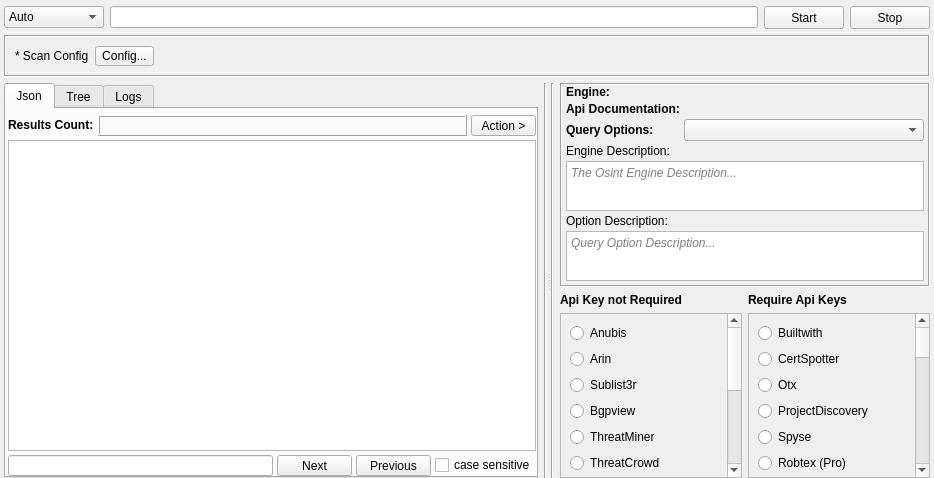
<?xml version="1.0" encoding="UTF-8"?>
<ui version="4.0">
 <class>Raw</class>
 <widget class="QWidget" name="Raw">
  <property name="geometry">
   <rect>
    <x>0</x>
    <y>0</y>
    <width>934</width>
    <height>478</height>
   </rect>
  </property>
  <property name="windowTitle">
   <string>Raw</string>
  </property>
  <layout class="QVBoxLayout" name="verticalLayout_9">
   <property name="leftMargin">
    <number>4</number>
   </property>
   <property name="topMargin">
    <number>6</number>
   </property>
   <property name="rightMargin">
    <number>4</number>
   </property>
   <property name="bottomMargin">
    <number>0</number>
   </property>
   <item>
    <layout class="QHBoxLayout" name="horizontalLayout">
     <item>
      <widget class="QComboBox" name="comboBoxModule">
       <property name="minimumSize">
        <size>
         <width>100</width>
         <height>0</height>
        </size>
       </property>
       <item>
        <property name="text">
         <string>Auto</string>
        </property>
       </item>
       <item>
        <property name="text">
         <string>Custom</string>
        </property>
       </item>
      </widget>
     </item>
     <item>
      <widget class="QLineEdit" name="lineEditTarget"/>
     </item>
     <item>
      <widget class="QPushButton" name="buttonStart">
       <property name="minimumSize">
        <size>
         <width>75</width>
         <height>23</height>
        </size>
       </property>
       <property name="text">
        <string>Start</string>
       </property>
      </widget>
     </item>
     <item>
      <widget class="QPushButton" name="buttonStop">
       <property name="minimumSize">
        <size>
         <width>75</width>
         <height>23</height>
        </size>
       </property>
       <property name="text">
        <string>Stop</string>
       </property>
      </widget>
     </item>
    </layout>
   </item>
   <item>
    <widget class="QFrame" name="frame">
     <property name="sizePolicy">
      <sizepolicy hsizetype="Preferred" vsizetype="Fixed">
       <horstretch>0</horstretch>
       <verstretch>0</verstretch>
      </sizepolicy>
     </property>
     <property name="minimumSize">
      <size>
       <width>0</width>
       <height>42</height>
      </size>
     </property>
     <property name="frameShape">
      <enum>QFrame::Box</enum>
     </property>
     <property name="frameShadow">
      <enum>QFrame::Sunken</enum>
     </property>
     <layout class="QHBoxLayout" name="horizontalLayout_12">
      <item>
       <widget class="QLabel" name="label_9">
        <property name="text">
         <string>* Scan Config</string>
        </property>
       </widget>
      </item>
      <item>
       <widget class="QToolButton" name="buttonConfig">
        <property name="text">
         <string>Config...</string>
        </property>
       </widget>
      </item>
      <item>
       <spacer name="horizontalSpacer">
        <property name="orientation">
         <enum>Qt::Horizontal</enum>
        </property>
        <property name="sizeHint" stdset="0">
         <size>
          <width>767</width>
          <height>17</height>
         </size>
        </property>
       </spacer>
      </item>
     </layout>
    </widget>
   </item>
   <item>
    <widget class="QSplitter" name="splitter">
     <property name="orientation">
      <enum>Qt::Horizontal</enum>
     </property>
     <widget class="QWidget" name="layoutWidget">
      <layout class="QHBoxLayout" name="horizontalLayout_3">
       <item>
        <widget class="QTabWidget" name="tabWidget">
         <property name="currentIndex">
          <number>0</number>
         </property>
         <widget class="QWidget" name="tabJson">
          <attribute name="title">
           <string>Json</string>
          </attribute>
          <layout class="QVBoxLayout" name="verticalLayout">
           <property name="spacing">
            <number>4</number>
           </property>
           <property name="leftMargin">
            <number>2</number>
           </property>
           <property name="topMargin">
            <number>6</number>
           </property>
           <property name="rightMargin">
            <number>0</number>
           </property>
           <property name="bottomMargin">
            <number>0</number>
           </property>
           <item>
            <layout class="QHBoxLayout" name="horizontalLayout_8">
             <item>
              <widget class="QLabel" name="label_3">
               <property name="sizePolicy">
                <sizepolicy hsizetype="Maximum" vsizetype="Maximum">
                 <horstretch>0</horstretch>
                 <verstretch>0</verstretch>
                </sizepolicy>
               </property>
               <property name="font">
                <font>
                 <weight>75</weight>
                 <bold>true</bold>
                </font>
               </property>
               <property name="text">
                <string>Results Count:</string>
               </property>
              </widget>
             </item>
             <item>
              <widget class="QLabel" name="labelResultsCount">
               <property name="frameShape">
                <enum>QFrame::Box</enum>
               </property>
               <property name="frameShadow">
                <enum>QFrame::Raised</enum>
               </property>
               <property name="text">
                <string/>
               </property>
              </widget>
             </item>
             <item>
              <widget class="QToolButton" name="buttonActionJson">
               <property name="minimumSize">
                <size>
                 <width>65</width>
                 <height>20</height>
                </size>
               </property>
               <property name="text">
                <string>Action &gt;</string>
               </property>
              </widget>
             </item>
            </layout>
           </item>
           <item>
            <widget class="QPlainTextEdit" name="plainTextEdit">
             <property name="readOnly">
              <bool>true</bool>
             </property>
            </widget>
           </item>
           <item>
            <layout class="QHBoxLayout" name="horizontalLayout_4">
             <item>
              <widget class="QLineEdit" name="lineEditFind">
               <property name="minimumSize">
                <size>
                 <width>180</width>
                 <height>20</height>
                </size>
               </property>
              </widget>
             </item>
             <item>
              <widget class="QPushButton" name="buttonNext">
               <property name="minimumSize">
                <size>
                 <width>75</width>
                 <height>21</height>
                </size>
               </property>
               <property name="maximumSize">
                <size>
                 <width>70</width>
                 <height>20</height>
                </size>
               </property>
               <property name="text">
                <string>Next</string>
               </property>
              </widget>
             </item>
             <item>
              <widget class="QPushButton" name="buttonPrev">
               <property name="minimumSize">
                <size>
                 <width>75</width>
                 <height>21</height>
                </size>
               </property>
               <property name="maximumSize">
                <size>
                 <width>70</width>
                 <height>20</height>
                </size>
               </property>
               <property name="text">
                <string>Previous</string>
               </property>
              </widget>
             </item>
             <item>
              <widget class="QCheckBox" name="checkBoxCaseSensitive">
               <property name="text">
                <string>case sensitive</string>
               </property>
              </widget>
             </item>
            </layout>
           </item>
          </layout>
         </widget>
         <widget class="QWidget" name="tabTree">
          <attribute name="title">
           <string>Tree</string>
          </attribute>
          <layout class="QVBoxLayout" name="verticalLayout_2">
           <property name="spacing">
            <number>5</number>
           </property>
           <property name="leftMargin">
            <number>2</number>
           </property>
           <property name="topMargin">
            <number>6</number>
           </property>
           <property name="rightMargin">
            <number>0</number>
           </property>
           <property name="bottomMargin">
            <number>2</number>
           </property>
           <item>
            <layout class="QHBoxLayout" name="horizontalLayout_9">
             <item>
              <widget class="QLabel" name="label_6">
               <property name="sizePolicy">
                <sizepolicy hsizetype="Maximum" vsizetype="Maximum">
                 <horstretch>0</horstretch>
                 <verstretch>0</verstretch>
                </sizepolicy>
               </property>
               <property name="font">
                <font>
                 <weight>75</weight>
                 <bold>true</bold>
                </font>
               </property>
               <property name="text">
                <string>Results Count:</string>
               </property>
              </widget>
             </item>
             <item>
              <widget class="QLabel" name="labelResultsCountTree">
               <property name="frameShape">
                <enum>QFrame::Box</enum>
               </property>
               <property name="frameShadow">
                <enum>QFrame::Raised</enum>
               </property>
               <property name="text">
                <string/>
               </property>
              </widget>
             </item>
             <item>
              <widget class="QToolButton" name="buttonActionTree">
               <property name="minimumSize">
                <size>
                 <width>65</width>
                 <height>20</height>
                </size>
               </property>
               <property name="text">
                <string>Action &gt;</string>
               </property>
              </widget>
             </item>
            </layout>
           </item>
           <item>
            <widget class="QTreeView" name="treeView">
             <property name="font">
              <font>
               <family>MS Shell Dlg 2</family>
               <pointsize>8</pointsize>
              </font>
             </property>
             <property name="editTriggers">
              <set>QAbstractItemView::NoEditTriggers</set>
             </property>
             <property name="selectionBehavior">
              <enum>QAbstractItemView::SelectItems</enum>
             </property>
             <attribute name="headerVisible">
              <bool>false</bool>
             </attribute>
             <attribute name="headerCascadingSectionResizes">
              <bool>false</bool>
             </attribute>
             <attribute name="headerMinimumSectionSize">
              <number>100</number>
             </attribute>
             <attribute name="headerDefaultSectionSize">
              <number>200</number>
             </attribute>
             <attribute name="headerShowSortIndicator" stdset="0">
              <bool>false</bool>
             </attribute>
            </widget>
           </item>
           <item>
            <widget class="QLineEdit" name="lineEdit"/>
           </item>
          </layout>
         </widget>
         <widget class="QWidget" name="tabLogs">
          <attribute name="title">
           <string>Logs</string>
          </attribute>
          <layout class="QVBoxLayout" name="verticalLayout_5">
           <property name="leftMargin">
            <number>2</number>
           </property>
           <property name="topMargin">
            <number>6</number>
           </property>
           <property name="rightMargin">
            <number>2</number>
           </property>
           <property name="bottomMargin">
            <number>0</number>
           </property>
           <item>
            <widget class="QPlainTextEdit" name="plainTextEditLogs">
             <property name="readOnly">
              <bool>true</bool>
             </property>
            </widget>
           </item>
          </layout>
         </widget>
        </widget>
       </item>
       <item>
        <widget class="Line" name="line">
         <property name="orientation">
          <enum>Qt::Vertical</enum>
         </property>
        </widget>
       </item>
      </layout>
     </widget>
     <widget class="QWidget" name="layoutWidget">
      <layout class="QHBoxLayout" name="horizontalLayout_6">
       <item>
        <widget class="Line" name="line_2">
         <property name="orientation">
          <enum>Qt::Vertical</enum>
         </property>
        </widget>
       </item>
       <item>
        <layout class="QVBoxLayout" name="verticalLayout_4">
         <item>
          <widget class="QFrame" name="frame1">
           <property name="frameShape">
            <enum>QFrame::Box</enum>
           </property>
           <property name="frameShadow">
            <enum>QFrame::Sunken</enum>
           </property>
           <layout class="QVBoxLayout" name="verticalLayout_10">
            <property name="spacing">
             <number>3</number>
            </property>
            <property name="leftMargin">
             <number>4</number>
            </property>
            <property name="topMargin">
             <number>0</number>
            </property>
            <property name="rightMargin">
             <number>4</number>
            </property>
            <property name="bottomMargin">
             <number>4</number>
            </property>
            <item>
             <layout class="QHBoxLayout" name="horizontalLayout_5">
              <item>
               <widget class="QLabel" name="label_2">
                <property name="sizePolicy">
                 <sizepolicy hsizetype="Maximum" vsizetype="Maximum">
                  <horstretch>0</horstretch>
                  <verstretch>0</verstretch>
                 </sizepolicy>
                </property>
                <property name="minimumSize">
                 <size>
                  <width>115</width>
                  <height>0</height>
                 </size>
                </property>
                <property name="font">
                 <font>
                  <weight>75</weight>
                  <bold>true</bold>
                 </font>
                </property>
                <property name="text">
                 <string>Engine:</string>
                </property>
               </widget>
              </item>
              <item>
               <widget class="QLabel" name="labelUrl">
                <property name="sizePolicy">
                 <sizepolicy hsizetype="Preferred" vsizetype="Maximum">
                  <horstretch>0</horstretch>
                  <verstretch>0</verstretch>
                 </sizepolicy>
                </property>
                <property name="font">
                 <font>
                  <family>Segoe UI</family>
                  <pointsize>9</pointsize>
                  <italic>false</italic>
                 </font>
                </property>
                <property name="text">
                 <string/>
                </property>
               </widget>
              </item>
             </layout>
            </item>
            <item>
             <layout class="QHBoxLayout" name="horizontalLayout_10">
              <item>
               <widget class="QLabel" name="label_5">
                <property name="sizePolicy">
                 <sizepolicy hsizetype="Fixed" vsizetype="Preferred">
                  <horstretch>0</horstretch>
                  <verstretch>0</verstretch>
                 </sizepolicy>
                </property>
                <property name="minimumSize">
                 <size>
                  <width>115</width>
                  <height>0</height>
                 </size>
                </property>
                <property name="font">
                 <font>
                  <weight>75</weight>
                  <bold>true</bold>
                 </font>
                </property>
                <property name="text">
                 <string>Api Documentation:</string>
                </property>
               </widget>
              </item>
              <item>
               <widget class="QLabel" name="labelApiDoc">
                <property name="minimumSize">
                 <size>
                  <width>100</width>
                  <height>0</height>
                 </size>
                </property>
                <property name="font">
                 <font>
                  <italic>false</italic>
                 </font>
                </property>
                <property name="text">
                 <string/>
                </property>
               </widget>
              </item>
             </layout>
            </item>
            <item>
             <layout class="QHBoxLayout" name="horizontalLayout_7">
              <property name="leftMargin">
               <number>0</number>
              </property>
              <item>
               <widget class="QLabel" name="lableOptions">
                <property name="sizePolicy">
                 <sizepolicy hsizetype="Fixed" vsizetype="Maximum">
                  <horstretch>0</horstretch>
                  <verstretch>0</verstretch>
                 </sizepolicy>
                </property>
                <property name="minimumSize">
                 <size>
                  <width>115</width>
                  <height>0</height>
                 </size>
                </property>
                <property name="font">
                 <font>
                  <weight>75</weight>
                  <bold>true</bold>
                 </font>
                </property>
                <property name="text">
                 <string>Query Options:</string>
                </property>
               </widget>
              </item>
              <item>
               <widget class="QComboBox" name="comboBoxOptions">
                <property name="minimumSize">
                 <size>
                  <width>170</width>
                  <height>0</height>
                 </size>
                </property>
               </widget>
              </item>
             </layout>
            </item>
            <item>
             <widget class="QLabel" name="label_4">
              <property name="sizePolicy">
               <sizepolicy hsizetype="Maximum" vsizetype="Fixed">
                <horstretch>0</horstretch>
                <verstretch>0</verstretch>
               </sizepolicy>
              </property>
              <property name="minimumSize">
               <size>
                <width>115</width>
                <height>0</height>
               </size>
              </property>
              <property name="font">
               <font>
                <weight>50</weight>
                <bold>false</bold>
               </font>
              </property>
              <property name="text">
               <string>Engine Description:</string>
              </property>
             </widget>
            </item>
            <item>
             <widget class="QTextEdit" name="textEditEngineSummary">
              <property name="maximumSize">
               <size>
                <width>16777215</width>
                <height>50</height>
               </size>
              </property>
              <property name="font">
               <font>
                <italic>true</italic>
               </font>
              </property>
              <property name="placeholderText">
               <string>The Osint Engine Description...</string>
              </property>
             </widget>
            </item>
            <item>
             <widget class="QLabel" name="label_7">
              <property name="minimumSize">
               <size>
                <width>115</width>
                <height>0</height>
               </size>
              </property>
              <property name="font">
               <font>
                <weight>50</weight>
                <bold>false</bold>
               </font>
              </property>
              <property name="text">
               <string>Option Description:</string>
              </property>
             </widget>
            </item>
            <item>
             <widget class="QTextEdit" name="textEditOptionSummary">
              <property name="maximumSize">
               <size>
                <width>16777215</width>
                <height>50</height>
               </size>
              </property>
              <property name="font">
               <font>
                <italic>true</italic>
               </font>
              </property>
              <property name="placeholderText">
               <string>Query Option Description...</string>
              </property>
             </widget>
            </item>
           </layout>
          </widget>
         </item>
         <item>
          <layout class="QHBoxLayout" name="horizontalLayout_2">
           <item>
            <layout class="QVBoxLayout" name="verticalLayout_7">
             <item>
              <widget class="QLabel" name="label_10">
               <property name="font">
                <font>
                 <weight>75</weight>
                 <bold>true</bold>
                </font>
               </property>
               <property name="text">
                <string>Api Key not Required</string>
               </property>
              </widget>
             </item>
             <item>
              <widget class="QScrollArea" name="scrollArea_2">
               <property name="widgetResizable">
                <bool>true</bool>
               </property>
               <widget class="QWidget" name="scrollAreaWidgetContents_2">
                <property name="geometry">
                 <rect>
                  <x>0</x>
                  <y>0</y>
                  <width>157</width>
                  <height>311</height>
                 </rect>
                </property>
                <layout class="QVBoxLayout" name="verticalLayout_3">
                 <item>
                  <widget class="QRadioButton" name="moduleAnubis">
                   <property name="text">
                    <string>Anubis</string>
                   </property>
                  </widget>
                 </item>
                 <item>
                  <widget class="QRadioButton" name="moduleArin">
                   <property name="text">
                    <string>Arin</string>
                   </property>
                  </widget>
                 </item>
                 <item>
                  <widget class="QRadioButton" name="moduleSublist3r">
                   <property name="text">
                    <string>Sublist3r</string>
                   </property>
                  </widget>
                 </item>
                 <item>
                  <widget class="QRadioButton" name="moduleBgpview">
                   <property name="text">
                    <string>Bgpview</string>
                   </property>
                  </widget>
                 </item>
                 <item>
                  <widget class="QRadioButton" name="moduleThreatMiner">
                   <property name="text">
                    <string>ThreatMiner</string>
                   </property>
                  </widget>
                 </item>
                 <item>
                  <widget class="QRadioButton" name="moduleThreatCrowd">
                   <property name="text">
                    <string>ThreatCrowd</string>
                   </property>
                  </widget>
                 </item>
                 <item>
                  <widget class="QRadioButton" name="moduleHackerTargetFree">
                   <property name="text">
                    <string>HackerTarget (Free)</string>
                   </property>
                  </widget>
                 </item>
                 <item>
                  <widget class="QRadioButton" name="moduleDnsBufferOverRun">
                   <property name="text">
                    <string>DnsBufferOverRun</string>
                   </property>
                  </widget>
                 </item>
                 <item>
                  <widget class="QRadioButton" name="moduleGoogleCert">
                   <property name="text">
                    <string>GoogleCert</string>
                   </property>
                  </widget>
                 </item>
                 <item>
                  <widget class="QRadioButton" name="moduleWaybackMachine">
                   <property name="text">
                    <string>WaybackMachine</string>
                   </property>
                  </widget>
                 </item>
                 <item>
                  <widget class="QRadioButton" name="moduleArchiveIt">
                   <property name="text">
                    <string>ArchiveIt</string>
                   </property>
                  </widget>
                 </item>
                 <item>
                  <widget class="QRadioButton" name="moduleOmnisint">
                   <property name="text">
                    <string>Omnisint</string>
                   </property>
                  </widget>
                 </item>
                 <item>
                  <widget class="QRadioButton" name="moduleUrlScan">
                   <property name="text">
                    <string>UrlScan</string>
                   </property>
                  </widget>
                 </item>
                </layout>
               </widget>
              </widget>
             </item>
            </layout>
           </item>
           <item>
            <layout class="QVBoxLayout" name="verticalLayout_8">
             <item>
              <widget class="QLabel" name="label_11">
               <property name="font">
                <font>
                 <weight>75</weight>
                 <bold>true</bold>
                </font>
               </property>
               <property name="text">
                <string>Require Api Keys</string>
               </property>
              </widget>
             </item>
             <item>
              <widget class="QScrollArea" name="scrollArea">
               <property name="minimumSize">
                <size>
                 <width>0</width>
                 <height>0</height>
                </size>
               </property>
               <property name="widgetResizable">
                <bool>true</bool>
               </property>
               <widget class="QWidget" name="scrollAreaWidgetContents">
                <property name="geometry">
                 <rect>
                  <x>0</x>
                  <y>0</y>
                  <width>157</width>
                  <height>656</height>
                 </rect>
                </property>
                <layout class="QVBoxLayout" name="verticalLayout_6">
                 <item>
                  <widget class="QRadioButton" name="moduleBuiltWith">
                   <property name="text">
                    <string>Builtwith</string>
                   </property>
                  </widget>
                 </item>
                 <item>
                  <widget class="QRadioButton" name="moduleCertSpotter">
                   <property name="text">
                    <string>CertSpotter</string>
                   </property>
                  </widget>
                 </item>
                 <item>
                  <widget class="QRadioButton" name="moduleOtx">
                   <property name="text">
                    <string>Otx</string>
                   </property>
                  </widget>
                 </item>
                 <item>
                  <widget class="QRadioButton" name="moduleProjectDiscovery">
                   <property name="text">
                    <string>ProjectDiscovery</string>
                   </property>
                  </widget>
                 </item>
                 <item>
                  <widget class="QRadioButton" name="moduleSpyse">
                   <property name="text">
                    <string>Spyse</string>
                   </property>
                  </widget>
                 </item>
                 <item>
                  <widget class="QRadioButton" name="moduleRobtexPaid">
                   <property name="text">
                    <string>Robtex (Pro)</string>
                   </property>
                  </widget>
                 </item>
                 <item>
                  <widget class="QRadioButton" name="moduleVirusTotal">
                   <property name="text">
                    <string>VirusTotal</string>
                   </property>
                  </widget>
                 </item>
                 <item>
                  <widget class="QRadioButton" name="moduleBinaryEdge">
                   <property name="text">
                    <string>BinaryEdge</string>
                   </property>
                  </widget>
                 </item>
                 <item>
                  <widget class="QRadioButton" name="moduleC99">
                   <property name="text">
                    <string>C99</string>
                   </property>
                  </widget>
                 </item>
                 <item>
                  <widget class="QRadioButton" name="moduleCommonCrawl">
                   <property name="text">
                    <string>CommonCrawl</string>
                   </property>
                  </widget>
                 </item>
                 <item>
                  <widget class="QRadioButton" name="moduleGithub">
                   <property name="text">
                    <string>Github</string>
                   </property>
                  </widget>
                 </item>
                 <item>
                  <widget class="QRadioButton" name="moduleHunterSearch">
                   <property name="text">
                    <string>HunterSearch</string>
                   </property>
                  </widget>
                 </item>
                 <item>
                  <widget class="QRadioButton" name="moduleIpInfo">
                   <property name="text">
                    <string>IpInfo</string>
                   </property>
                  </widget>
                 </item>
                 <item>
                  <widget class="QRadioButton" name="moduleMnemonicFree">
                   <property name="text">
                    <string>Mnemonic (Free)</string>
                   </property>
                  </widget>
                 </item>
                 <item>
                  <widget class="QRadioButton" name="moduleRiskIq">
                   <property name="text">
                    <string>RiskIq</string>
                   </property>
                  </widget>
                 </item>
                 <item>
                  <widget class="QRadioButton" name="moduleRobtex">
                   <property name="text">
                    <string>Robtex</string>
                   </property>
                  </widget>
                 </item>
                 <item>
                  <widget class="QRadioButton" name="moduleSecurityTrails">
                   <property name="text">
                    <string>SecurityTrails</string>
                   </property>
                  </widget>
                 </item>
                 <item>
                  <widget class="QRadioButton" name="moduleShodan">
                   <property name="text">
                    <string>Shodan</string>
                   </property>
                  </widget>
                 </item>
                 <item>
                  <widget class="QRadioButton" name="moduleThreatBook">
                   <property name="text">
                    <string>ThreatBook</string>
                   </property>
                  </widget>
                 </item>
                 <item>
                  <widget class="QRadioButton" name="moduleWhoisXmlApi">
                   <property name="text">
                    <string>WhoisXmlApi</string>
                   </property>
                  </widget>
                 </item>
                 <item>
                  <widget class="QRadioButton" name="moduleZETALytics">
                   <property name="text">
                    <string>ZETALytics</string>
                   </property>
                  </widget>
                 </item>
                 <item>
                  <widget class="QRadioButton" name="moduleZoomEye">
                   <property name="text">
                    <string>ZoomEye</string>
                   </property>
                  </widget>
                 </item>
                 <item>
                  <widget class="QRadioButton" name="moduleIpApi">
                   <property name="text">
                    <string>IpApi</string>
                   </property>
                  </widget>
                 </item>
                 <item>
                  <widget class="QRadioButton" name="moduleViewDns">
                   <property name="text">
                    <string>ViewDns</string>
                   </property>
                  </widget>
                 </item>
                 <item>
                  <widget class="QRadioButton" name="moduleWebResolver">
                   <property name="text">
                    <string>WebResolver</string>
                   </property>
                  </widget>
                 </item>
                 <item>
                  <widget class="QRadioButton" name="moduleCircl">
                   <property name="text">
                    <string>Circl</string>
                   </property>
                  </widget>
                 </item>
                 <item>
                  <widget class="QRadioButton" name="moduleHackerTarget">
                   <property name="text">
                    <string>HackerTarget (Paid)</string>
                   </property>
                  </widget>
                 </item>
                 <item>
                  <widget class="QRadioButton" name="moduleMnemonic">
                   <property name="text">
                    <string>Mnemonic (Paid)</string>
                   </property>
                  </widget>
                 </item>
                </layout>
               </widget>
              </widget>
             </item>
            </layout>
           </item>
          </layout>
         </item>
        </layout>
       </item>
      </layout>
     </widget>
    </widget>
   </item>
  </layout>
 </widget>
 <resources/>
 <connections/>
</ui>
